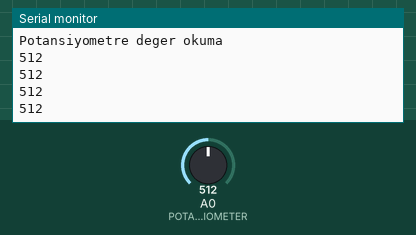
A sketch run on a simulated Arduino Uno, built with avr-gcc and run on an emulated ATmega328P. Shown: the last lines printed to the serial monitor. Inputs (shaded band) come from the test bench; at power-on: A0 (POTANTIOMETER) = 512.

Above: at 1.2 s.
1.3 s: A0 (POTANTIOMETER) set to 716
At 1.71 s:
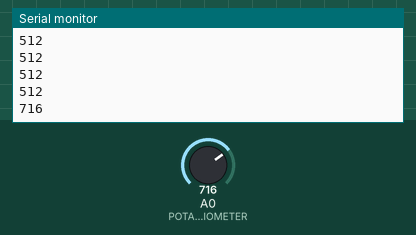
2.8 s: A0 (POTANTIOMETER) set to 900
At 2.91 s:
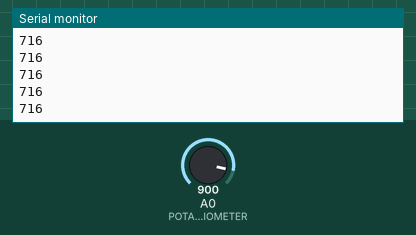
Timing chart, 0 to 5.8 s (numbered marks = the images above; inputs shaded):
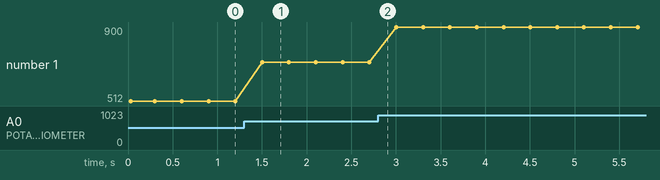

The sketch:

arduino_deneme_3.ino
```cpp
#define POTANTIOMETER A0


void setup()
{
	Serial.begin(9600);
	Serial.println("Potansiyometre deger okuma");
}

void loop()
{
	Serial.println(analogRead(POTANTIOMETER));
	delay(300);
}
```

Measured:
- after the input at 1.3 s, the serial monitor: prints a new line after 0.20 s (image 1)
- plotted number 1: 512 → 716 after the input at 1.3 s, 716 → 900 after the input at 2.8 s
